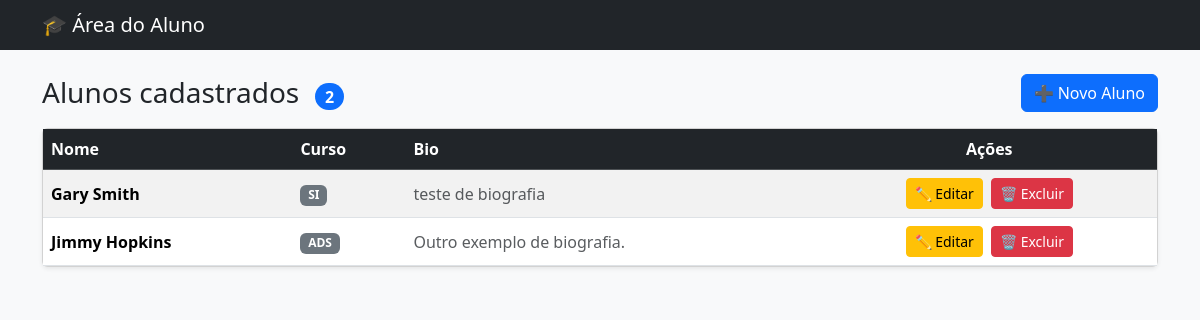
The page /aluno/ on the database as committed earlier.
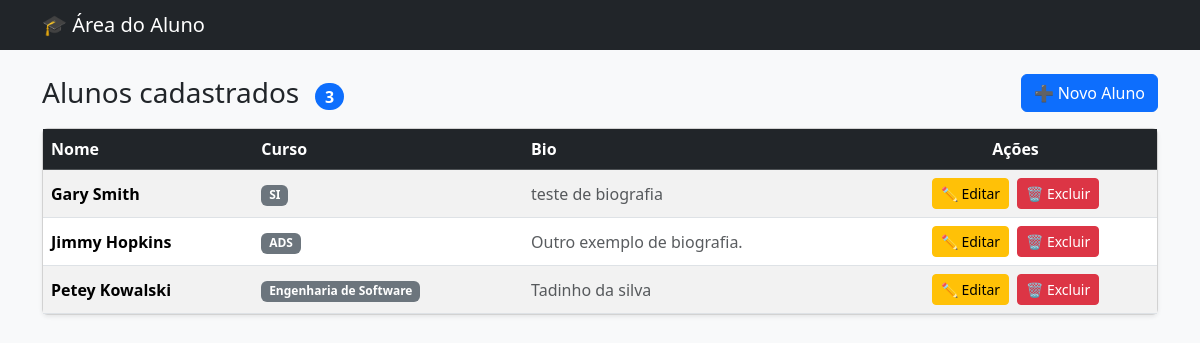
The same page on the database as committed later.
### aluno/models.py (models this page shows, shortened)
class Aluno(models.Model):
    nome = models.CharField(max_length=100)
    curso = models.CharField(max_length=100)
    bio = models.TextField(blank=True)

### aluno/views.py (the view)
# urls.py: path('', views.aluno, name='aluno'),
def aluno(request):
    alunos = Aluno.objects.all()
    return render(request, 'aluno.html', {'alunos': alunos})

### aluno/templates/aluno.html (shortened to what this page needs)
<!DOCTYPE html>
<html lang="pt-br">
<head>
    <link href="https://cdn.jsdelivr.net/npm/bootstrap@5.3.3/dist/css/bootstrap.min.css" rel="stylesheet">
</head>
<body class="bg-light">
    <nav class="navbar navbar-dark bg-dark mb-4">
        <div class="container">
            <span class="navbar-brand mb-0 h1">🎓 Área do Aluno</span>
        </div>
    </nav>
    <main class="container pb-5">
        <div class="d-flex justify-content-between align-items-center mb-3">
            <h1 class="h3 mb-0">Alunos cadastrados
                <span class="badge bg-primary rounded-pill fs-6 ms-2">{{ alunos|length }}</span>
            </h1>
            <a href="{% url 'criar_aluno' %}" class="btn btn-primary">➕ Novo Aluno</a>
        </div>
        {% if alunos %}
        <div class="card shadow-sm">
            <div class="table-responsive">
                <table class="table table-striped table-hover align-middle mb-0">
                    <thead class="table-dark">
                        <tr>
                            <th>Nome</th>
                            <th>Curso</th>
                            <th>Bio</th>
                            <th class="text-center">Ações</th>
                        </tr>
                    </thead>
                    <tbody>
                        {% for aluno in alunos %}
                        <tr>
                            <td class="fw-semibold">{{ aluno.nome }}</td>
                            <td><span class="badge bg-secondary">{{ aluno.curso }}</span></td>
                            <td class="text-muted">{{ aluno.bio|default:"—" }}</td>
                            <td class="text-center">
                                <a href="{% url 'editar_aluno' aluno.pk %}" class="btn btn-sm btn-warning me-1">✏️ Editar</a>
                                <a href="{% url 'excluir_aluno' aluno.pk %}" class="btn btn-sm btn-danger">🗑️ Excluir</a>
                            </td>
                        </tr>
                        {% endfor %}
                    </tbody>
                </table>
            </div>
        </div>
        {% else %}
        <div class="alert alert-warning" role="alert">
            Nenhum aluno cadastrado ainda.
            <a href="{% url 'criar_aluno' %}" class="alert-link">Cadastre o primeiro!</a>
        </div>
        {% endif %}
    </main>
</body>
</html>

Rows that differ between the two databases and show on the page:
added Aluno: nome "Petey Kowalski", curso "Engenharia de Software", bio "Tadinho da silva"
Other text that changed with them:
{{ alunos|length }}: "2" → "3"
